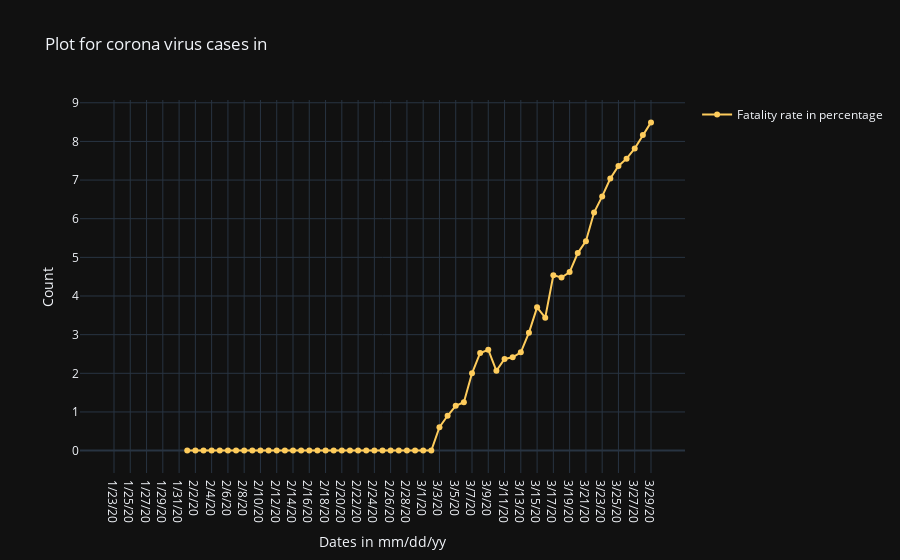

Notebook code cell kept with this figure:
### Code cell
cdf = xc[(xc["Country/Region"]=="Spain")][xc.columns[4:]].T
cdf = cdf.rename(columns={cdf.columns[0]:'confirmed'})
ddf = xd[(xd["Country/Region"]=="Spain")][xd.columns[4:]].T
ddf = ddf.rename(columns={ddf.columns[0]:'deaths'})
fatality_df =pd.DataFrame()
fatality_df["Fatality"]=ddf["deaths"]/cdf["confirmed"]*100
fatality_df


fig_all = go.Figure()
   
    
fig_all.add_trace(go.Scatter(x=fatality_df.index, y=fatality_df['Fatality'], name="Fatality rate in percentage",
                         line_color='#FECC5C',
                        mode='lines+markers'))
fig_all.update_layout(title="Plot for corona virus cases in ",template="plotly_dark",xaxis_title="Dates in mm/dd/yy",
yaxis_title="Count",showlegend=True)

### Figure 1 — Plotly figure (JSON) as saved in the notebook; plotly's stock layout.template omitted (floating-point values rounded to 4 significant figures)
{"data": [{"line": {"color": "#FECC5C"}, "mode": "lines+markers", "name": "Fatality rate in percentage", "type": "scatter", "x": ["1/23/20", "1/24/20", "1/25/20", "1/26/20", "1/27/20", "1/28/20", "1/29/20", "1/30/20", "1/31/20", "2/1/20", "2/2/20", "2/3/20", "2/4/20", "2/5/20", "2/6/20", "2/7/20", "2/8/20", "2/9/20", "2/10/20", "2/11/20", "2/12/20", "2/13/20", "2/14/20", "2/15/20", "2/16/20", "2/17/20", "2/18/20", "2/19/20", "2/20/20", "2/21/20", "2/22/20", "2/23/20", "2/24/20", "2/25/20", "2/26/20", "2/27/20", "2/28/20", "2/29/20", "3/1/20", "3/2/20", "3/3/20", "3/4/20", "3/5/20", "3/6/20", "3/7/20", "3/8/20", "3/9/20", "3/10/20", "3/11/20", "3/12/20", "3/13/20", "3/14/20", "3/15/20", "3/16/20", "3/17/20", "3/18/20", "3/19/20", "3/20/20", "3/21/20", "3/22/20", "3/23/20", "3/24/20", "3/25/20", "3/26/20", "3/27/20", "3/28/20", "3/29/20"], "y": [null, null, null, null, null, null, null, null, null, 0, 0, 0, 0, 0, 0, 0, 0, 0, 0, 0, 0, 0, 0, 0, 0, 0, 0, 0, 0, 0, 0, 0, 0, 0, 0, 0, 0, 0, 0, 0, 0.6061, 0.9009, 1.158, 1.25, 2, 2.526, 2.61, 2.065, 2.372, 2.415, 2.542, 3.051, 3.706, 3.44, 4.537, 4.479, 4.621, 5.11, 5.419, 6.16, 6.577, 7.04, 7.365, 7.554, 7.818, 8.168, 8.492]}], "layout": {"showlegend": true, "title": {"text": "Plot for corona virus cases in "}, "xaxis": {"title": {"text": "Dates in mm/dd/yy"}}, "yaxis": {"title": {"text": "Count"}}}}
